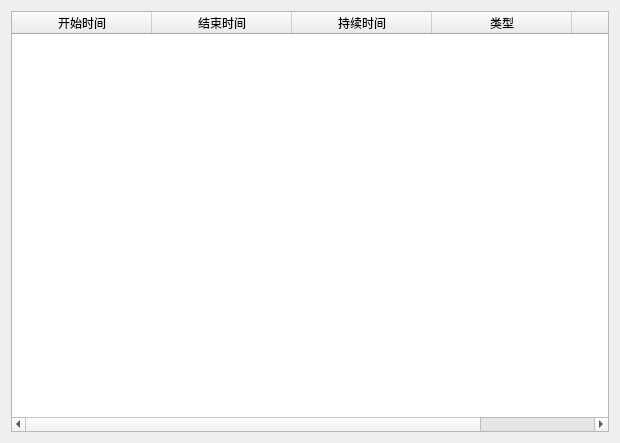
<?xml version="1.0" encoding="UTF-8"?>
<ui version="4.0">
 <class>EventTimeView</class>
 <widget class="QWidget" name="EventTimeView">
  <property name="geometry">
   <rect>
    <x>0</x>
    <y>0</y>
    <width>620</width>
    <height>443</height>
   </rect>
  </property>
  <property name="windowTitle">
   <string>EventTimeView</string>
  </property>
  <layout class="QGridLayout" name="gridLayout">
   <item row="0" column="0">
    <widget class="QTableWidget" name="tableWidget">
     <property name="editTriggers">
      <set>QAbstractItemView::NoEditTriggers</set>
     </property>
     <property name="alternatingRowColors">
      <bool>true</bool>
     </property>
     <property name="selectionBehavior">
      <enum>QAbstractItemView::SelectRows</enum>
     </property>
     <attribute name="horizontalHeaderDefaultSectionSize">
      <number>140</number>
     </attribute>
     <attribute name="horizontalHeaderStretchLastSection">
      <bool>true</bool>
     </attribute>
     <attribute name="verticalHeaderDefaultSectionSize">
      <number>20</number>
     </attribute>
     <column>
      <property name="text">
       <string>开始时间</string>
      </property>
     </column>
     <column>
      <property name="text">
       <string>结束时间</string>
      </property>
     </column>
     <column>
      <property name="text">
       <string>持续时间</string>
      </property>
     </column>
     <column>
      <property name="text">
       <string>类型</string>
      </property>
     </column>
     <column>
      <property name="text">
       <string>内容</string>
      </property>
     </column>
    </widget>
   </item>
  </layout>
 </widget>
 <resources/>
 <connections/>
</ui>
